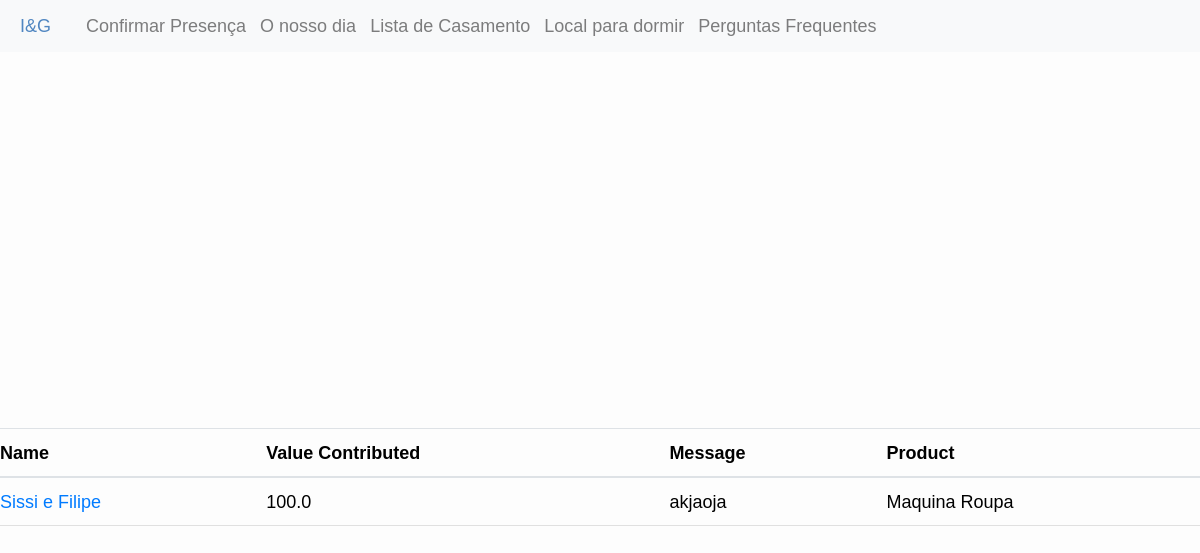
The app's page /edit/contributions, older data.
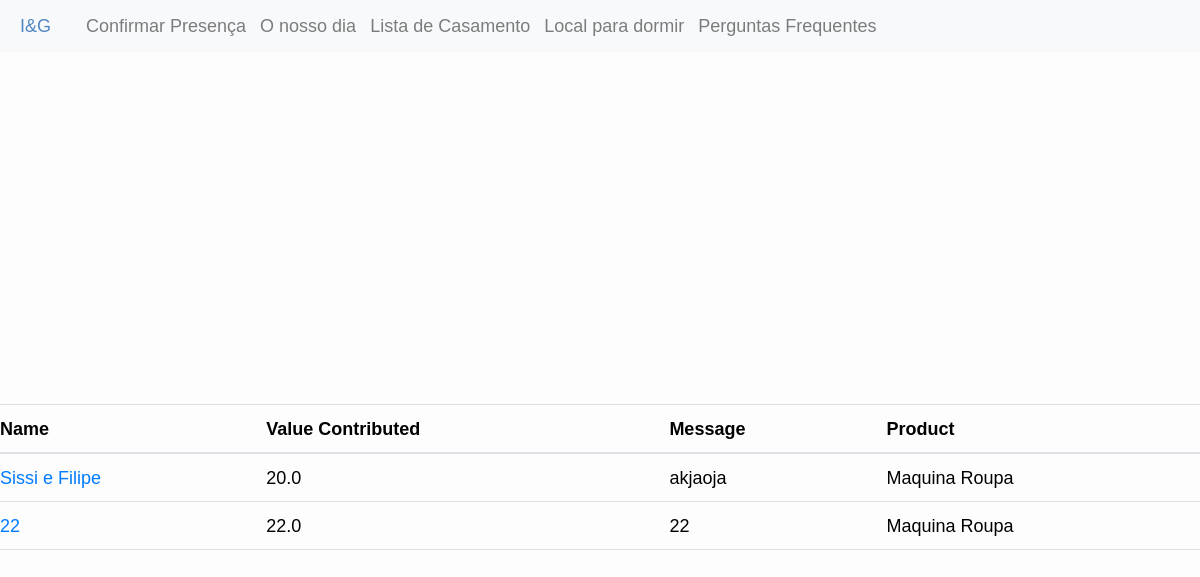
The same page, newer data.
### inesegoncalo/models/contributions.py (models this page shows, shortened)
class Contribution(db.Model ,model.Model,model.Base):
    __tablename__ = 'contribution'
    __table_args__ = {'extend_existing': True}
    id = Column(Integer, primary_key=True)
    name = Column(String(80))
    value_contributed = Column(Float)
    message = Column(Text)
    product_id = Column(Integer, ForeignKey('products.id'))
    product = relationship('Product', back_populates="contributions")

### inesegoncalo/models/products.py (models this page shows, shortened)
class Product(db.Model, model.Model, model.Base):
    __tablename__ = 'products'
    __table_args__ = {'extend_existing': True}
    id = Column(Integer, primary_key=True)
    name = Column(String(80), unique=True, nullable=False)
    description = Column(Text)
    price = Column(Float)
    price_paid = Column(Float, default=0.0)
    store = Column(Text)
    show_price = Column(Boolean, default=True)
    priority = Column(Integer, default=10)
    category_id = Column(Integer, ForeignKey('categories.id'), nullable=True)
    images = relationship('ProductImage', back_populates="product")
    contributions = relationship('Contribution', back_populates="product")
    category = relationship('Category', back_populates="products")

### inesegoncalo/modules/edit.py (the view)
@bp.route("/contributions", methods=("GET", "POST"))
def contributions():
    contributions = Contribution.query.all()
    return render_template("edit/contributions.html", contributions=contributions)

### inesegoncalo/templates/edit/contributions.html (shortened to what this page needs)
{% extends 'layout.html' %}
{% block content %}
<div class="product_background">
<table class="table">
    <thead>
        <tr>
            <th>Name</th>
            <th>Value Contributed</th>
            <th>Message</th>
            <th>Product</th>
        </tr>
    </thead>
    <tbody>
        {% for contribution in contributions %}
            <tr>
                <td class="no_padding"><a href="{{url_for('edit.contribution',contribution_id=contribution.id)}}">{{contribution.name}}</a></td>
                <td class="no_padding">{{contribution.value_contributed}}</td>
                <td class="no_padding">{{contribution.message}}</td>
                <td class="no_padding">{{contribution.product.name}}</td>
            </tr>
        {% endfor %}
    </tbody>
</table>
</div>
{% endblock %}

Row changes from the older to the newer data that the page shows:
changed Contribution "Sissi e Filipe": value_contributed "100.0" → "20.0"
added Contribution: name "22", value_contributed "22.0", message "22", product.name "Maquina Roupa"
